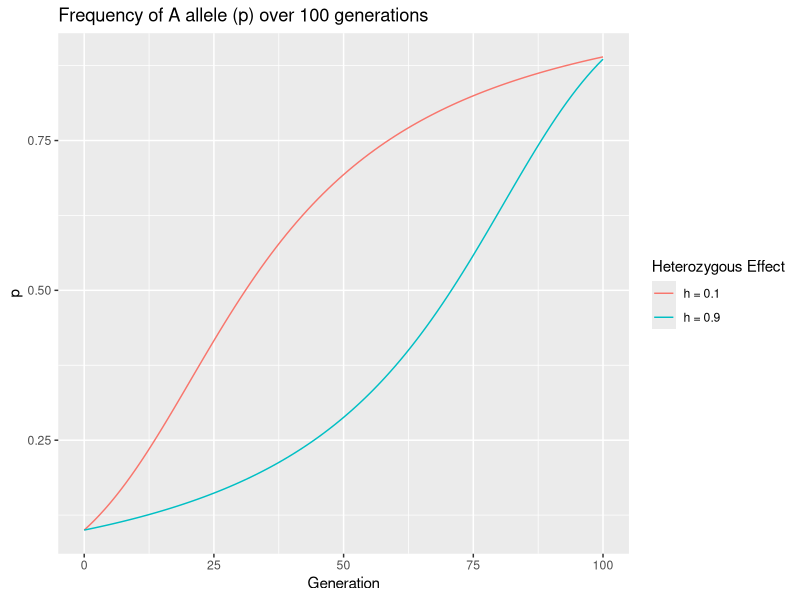
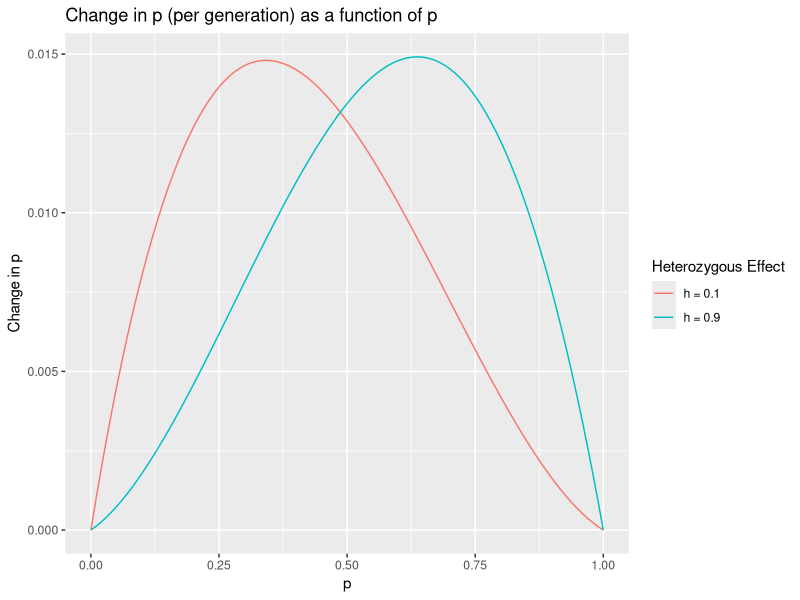

These figures' R source, in order:
## ---- chunk 1
#| message: false
#| warning: false
#package load chunk


library(tidyverse)

## ---- chunk 2

delta_p = function(p_0,s,h){
  q = 1 - p_0
  
  numer = p_0*q*s*(p_0*h+q*(1-h))
  denom =  1-2*p_0*q*h*s-(q^2)*s
  
  return(numer/denom)
}

pop.select <- data.frame(gen = seq(0,100,1),
                         h_01 = numeric(101),
                         h_09 = numeric(101))
pop.select$h_01[1] = 0.1
pop.select$h_09[1] = 0.1

for(i in 2:101){
  pop.select$h_01[i] = pop.select$h_01[i-1] + delta_p(pop.select$h_01[i-1], 0.1, 0.1)
  pop.select$h_09[i] = pop.select$h_09[i-1] + delta_p(pop.select$h_09[i-1], 0.1, 0.9)
}

ggplot(data = pop.select, mapping = aes(x = gen, y = h_01)) +
  geom_line(aes(colour = "h = 0.1"))+
  geom_line(mapping = aes(x = gen, y = h_09, colour = "h = 0.9")) +
  ylab("p") +
  xlab("Generation") +
  labs(title = "Frequency of A allele (p) over 100 generations", color = "Heterozygous Effect")

p_vec = seq(0,1,0.01)
delta_p_01 = delta_p(p_vec, 0.1, 0.1)
delta_p_09 = delta_p(p_vec, 0.1, 0.9)

ggplot(mapping = aes(x = p_vec, y = delta_p_01)) +
  geom_line(aes(colour = "h = 0.1"))+
  geom_line(mapping = aes(x = p_vec, y = delta_p_09, colour = "h = 0.9")) +
  ylab("Change in p") +
  xlab("p") +
  labs(title = "Change in p (per generation) as a function of p", color = "Heterozygous Effect")

## ---- chunk 3

fit_dom = 1.5
fit_het = 1.1
fit_rec = 1.0

w_dom = fit_dom/fit_dom
w_het = fit_het/fit_dom
w_rec = fit_rec/fit_dom

sel = 1 - w_rec
het = (1 - w_het)/sel

sel
het

## ---- chunk 4
p = 1 - 0.168

freq_Cy = 0.168 - delta_p(p, 1, 0) #selection coefficient is 1, because Cy/Cy has a relative fitness of zero. Because of this, heterozygous effect is simply equal to 1 - [heterozygote relative fitness]

freq_Cy

## ---- chunk 5

p = 1 - 0.168

freq_Cy = 0.168 - delta_p(p, 1, 0.5)

freq_Cy

## ---- chunk 6

island_p = 85 * 0.2
migrate_p = 3 * 0.7
new_freq = (island_p+migrate_p)/88

new_freq #calculated by weighting allele frequencies by the number of individuals (i think this assumes the population size increases to 88 in the next gen). This is satisfyingly close to the result of the proper calculation

pt0 = 0.2
pf = 0.7
m = 3/85

p_t = pf + (pt0 - pf)*(1 - m)^1

p_t #calculated using the founder model equation from lecture 6
